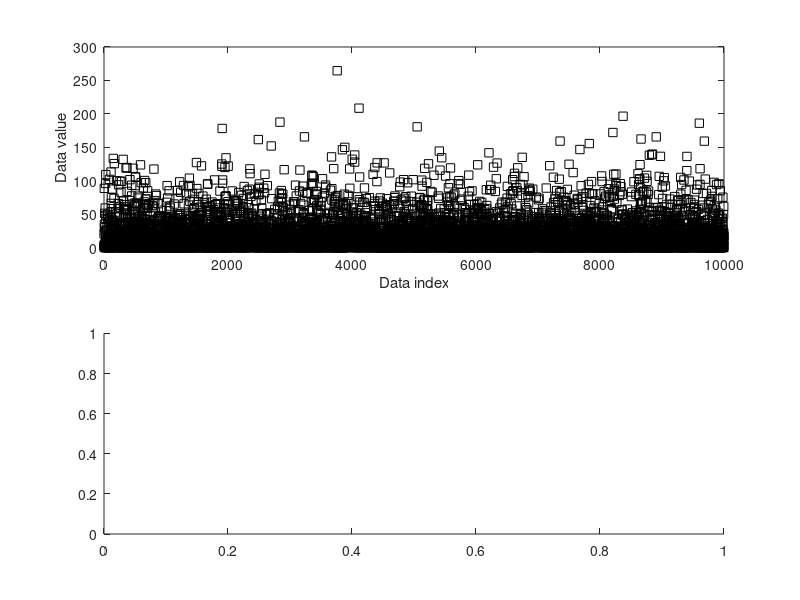

The MATLAB script that drew this image: (Note: this script raises an error after producing the figure.)
%% Compute confidence intervals by formula
%% Simulate Data
popN = 1e7; 

% The Data
population = (4*randn(popN,1)).^2;

% Calculate the exact population mean
popMean = mean(population);

% Let's see it
figure(1)
subplot(211)
% only plot every 1000th sample
plot(population(1:1000:end),'ks')
xlabel('Data index'), ylabel('Data value')

subplot(212)
histogram(population,'BinMethod','fd')
ylabel('Count'), xlabel('Data value')

%% Random Sample
% Parameters
samplesize = 40;
confidence = 95; % in percent

% Compute sample mean
randSamples = randi(popN,samplesize,1);
samplemean  = mean(population(randSamples));
samplestd   = std(population(randSamples));

% Compute confidence intervals
citmp = (1-confidence/100)/2;
confint = samplemean + tinv([citmp 1-citmp],samplesize-1) * samplestd/sqrt(samplesize);

% Graph everything
figure(2), hold on
patch(confint([1 1 2 2]),[0 1 1 0],'g','facealpha',.5,'edgecolor','none')
plot([1 1]*popMean,[0 1.5],'k:','linew',2)
plot([1 1]*samplemean,[0 1],'r--','linew',3)
set(gca,'xlim',[popMean-30 popMean+30],'ytick',[])
xlabel('Data values')
legend({[ num2str(confidence) '% CI region' ];'True mean';'Sample mean'},'box','off')

%% Large Number of Samples
% Parameters
samplesize = 50;
confidence = 95; % in percent
numExperiments = 5000;

withinCI = zeros(numExperiments,1);

% Part of the CI computation can be done outside the loop
citmp = (1-confidence/100)/2;
CI_T  = tinv([citmp 1-citmp],samplesize-1);
sqrtN = sqrt(samplesize);

for expi=1:numExperiments
    % Compute sample mean and CI as above
    randSamples = ceil(popN*rand(samplesize,1));
    samplemean  = mean(population(randSamples));
    samplestd   = std(population(randSamples));
    confint     = samplemean + CI_T * samplestd/sqrtN;
    
    % Determine whether the True mean is inside this CI
    if popMean>confint(1) && popMean<confint(2)
        withinCI(expi) = 1;
    end
end

fprintf('%g%% of sample C.I.''s contained the true population mean.\n',100*mean(withinCI))

%% end.